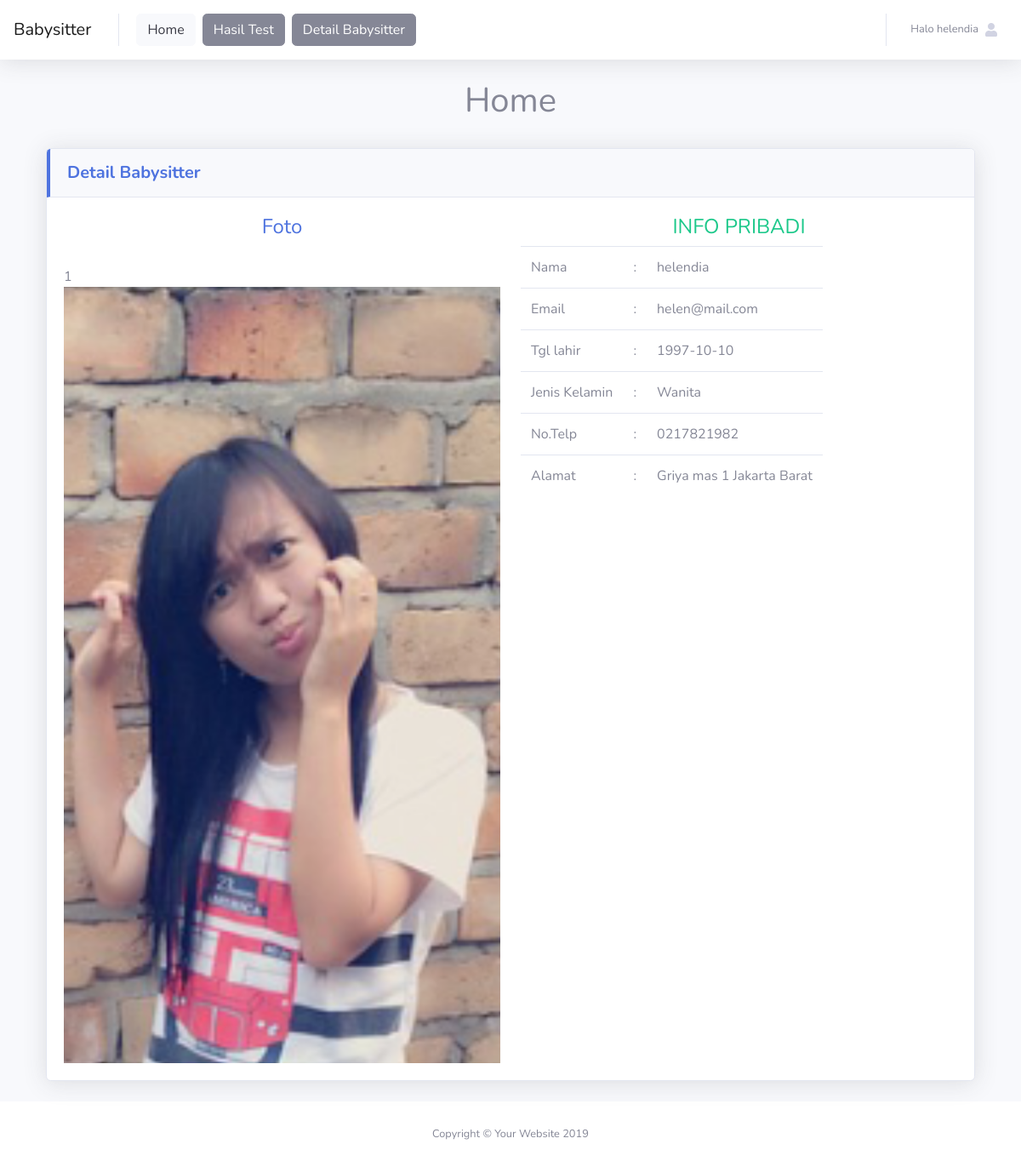
The app's page /babysitter/index.php?page=detail (signed in) with its own data.
### tables this page shows
CREATE TABLE `p_test` (
  `user_id` varchar(7) NOT NULL,
  `nama` varchar(25) NOT NULL,
  `file_1` varchar(99) DEFAULT NULL,
  `file_2` varchar(99) DEFAULT NULL,
  `file_3` varchar(99) DEFAULT NULL
);

CREATE TABLE `babysitter` (
  `user_id` varchar(7) NOT NULL,
  `nama` varchar(25) NOT NULL,
  `email` varchar(25) NOT NULL,
  `no_telp` varchar(12) NOT NULL,
  `tgl_lahir` date NOT NULL,
  `gender` varchar(10) NOT NULL,
  `alamat` text NOT NULL,
  `status` text NOT NULL
);

### babysitter/dashboard.php (the view, shortened to what this page needs)
<?php
	include '../koneksi.php';
	$uid = $_SESSION['uid'];
	$sql1="SELECT*FROM p_test where user_id = '$uid'";
	$result=  mysqli_query($koneksi, $sql1);
	if (mysqli_num_rows($result)> 0){
		$data=  mysqli_fetch_assoc($result);
	}
	else {
		$ready = 1;
		$info = '<div align="center">
					<a class="text-warning">Maaf anda belum melengkapi data diri silahkan klik link dibawah untuk melengkapi data.</a><br>
					<a class="btn btn-warning" href="index.php?page=formdata&uid='.$uid.'">Lengkapi Data</a>
				</div>';
	}
?>
<h1 align="center">Home</h1>
<br>
<div class="container">
	<div class="card shadow mb-4">
		<div class="card-header py-3  border-left-primary">
			<h5 class="m-0 font-weight-bold text-primary">Detail Babysitter</h5>
		</div>
		<div class="card-body">
			<div class="row">
				<div class="col-lg-6">
					<h4 class="text-primary" align="center">Foto</h4>
					<br>
					<?php
					if ($ready=1) {
						echo $ready;
						?>
						<img src="../images/foto_diri/<?php echo $data['file_1'];?>" width="100%">
					<?php
					}
					else {
						echo $ready;
						echo $info;
					}
					 ?>
				</div>
				<div class="col-lg-6">
					<h4 class="text-success text-uppercase" align="center">Info Pribadi</h4>
					<table class="table table-responsive" width="100%">
						<?php
							$sql="SELECT*FROM babysitter where user_id = '$uid'";
	                        if (!$result=  mysqli_query($koneksi, $sql)){
	                        die('Error:'.mysqli_error($koneksi));
	                        }  else {
	                        if (mysqli_num_rows($result)> 0){
	                        while ($row=  mysqli_fetch_assoc($result)){
						?>
						<tr>
							<td>Nama</td>
							<td> : </td>
							<td><?php echo $row['nama'];?></td>
						</tr>
						<tr>
							<td>Email</td>
							<td> : </td>
							<td><?php echo $row['email'];?></td>
						</tr>
						<tr>
							<td>Tgl lahir</td>
							<td> : </td>
							<td><?php echo $row['tgl_lahir'];?></td>
						</tr>
						<tr>
							<td>Jenis Kelamin</td>
							<td> : </td>
							<td><?php echo $row['gender'];?></td>
						</tr>
						<tr>
							<td>No.Telp</td>
							<td> : </td>
							<td><?php echo $row['no_telp'];?></td>
						</tr>
						<tr>
							<td>Alamat</td>
							<td> : </td>
							<td><?php echo $row['alamat'];?></td>
						</tr>
					<?php }} }?>
					</table>
				</div>
			</div>
		</div>
	</div>
</div>

### records on screen
p_test: file_1 (picture)
babysitter: nama "helendia", email "helen@mail.com", tgl_lahir "1997-10-10", gender "Wanita", no_telp "0217821982", alamat "Griya mas 1 Jakarta Barat"

### other values on screen
$user "helendia"
$ready "1"
